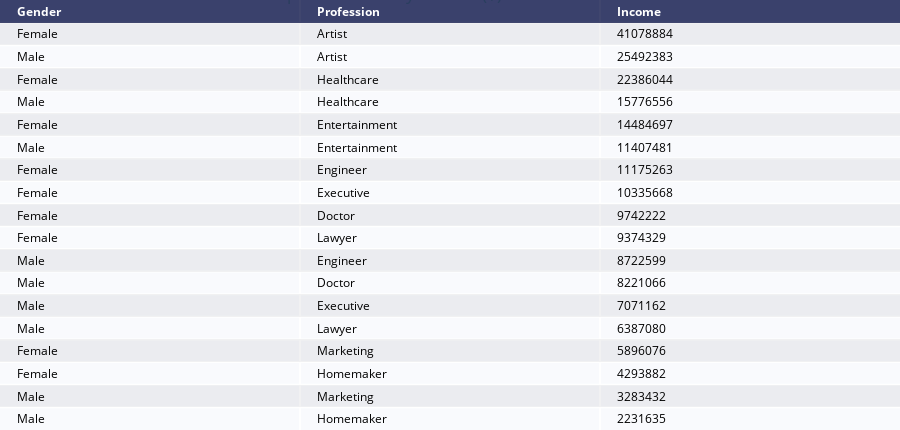
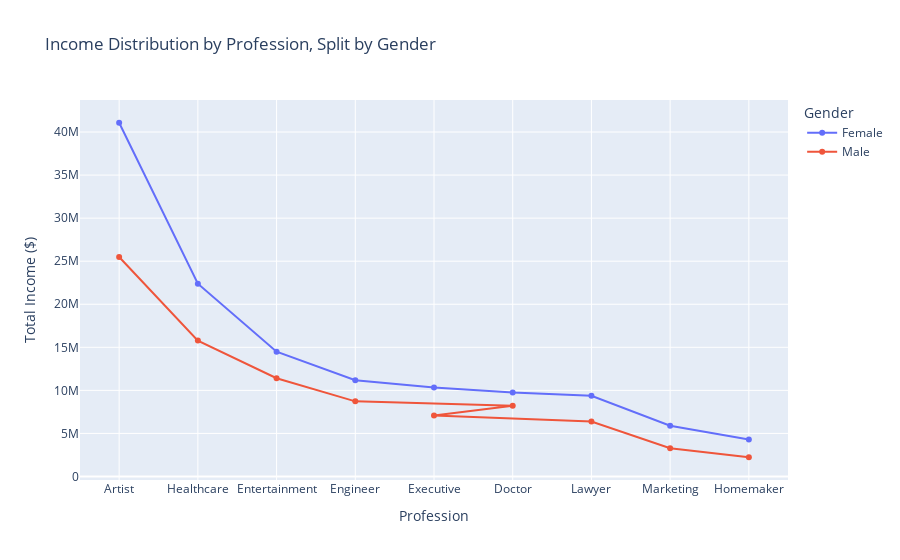

Notebook code cell kept with these figures, in order:
### Code cell
import plotly.graph_objects as go
import plotly.figure_factory as ff

Top=df.groupby(['Gender', 'Profession'])['Income'].sum().reset_index().sort_values(by='Income', ascending=False)
fig = ff.create_table(Top, height_constant =20)
fig.update_layout(title_text='Top Professions by Income ($)', title_x=0.3)
fig.show()


#---  showing distribution of income based on gender- for some professions ---

# fig2 = go.Figure()
# fig2.add_trace(go.Scatter(x=Top['Gender','Profession'], y=Top['Annual Income ($)'], mode='lines', name='Income Distribution'))
# fig2.update_layout(title='Income Distribution by gender for Top Professions', xaxis_title='Gender', yaxis_title='Annual Income ($)')
# fig2.show()

# fig2 = go.Figure()
# fig2.add_trace(go.Scatter(x=Top['Gender','Profession'], y=Top['Annual Income ($)'], mode='lines', name='Income Distribution'))
# fig2.update_layout(title='Income Distribution by gender for Top Professions', xaxis_title='Gender', yaxis_title='Annual Income ($)')
# fig2.show()


fig = px.line(Top, 
              x='Profession',          # X-axis will be professions
              y='Income',   # Y-axis will be income
              color='Gender',          # Separate lines by gender and color them
              title='Income Distribution by Profession, Split by Gender',
              labels={
                  "Income": "Total Income ($)",
                  "Profession": "Profession"
              })

fig.update_traces(mode='lines+markers') # Add markers to make individual professions clear
fig.update_layout(hovermode="x unified") # For a cleaner hover experience

fig.show()

### Figure 1 — Plotly figure (JSON) as saved in the notebook; plotly's stock layout.template omitted (floating-point values rounded to 4 significant figures)
{"data": [{"colorscale": [[0, "#00083e"], [0.5, "#ededee"], [1, "#ffffff"]], "hoverinfo": "none", "opacity": 0.75, "showscale": false, "type": "heatmap", "z": [[0, 0, 0], [0.5, 0.5, 0.5], [1, 1, 1], [0.5, 0.5, 0.5], [1, 1, 1], [0.5, 0.5, 0.5], [1, 1, 1], [0.5, 0.5, 0.5], [1, 1, 1], [0.5, 0.5, 0.5], [1, 1, 1], [0.5, 0.5, 0.5], [1, 1, 1], [0.5, 0.5, 0.5], [1, 1, 1], [0.5, 0.5, 0.5], [1, 1, 1], [0.5, 0.5, 0.5], [1, 1, 1]]}], "layout": {"annotations": [{"align": "left", "font": {"color": "#ffffff"}, "showarrow": false, "text": "<b>Gender</b>", "x": -0.45, "xanchor": "left", "xref": "x", "y": 0, "yref": "y"}, {"align": "left", "font": {"color": "#ffffff"}, "showarrow": false, "text": "<b>Profession</b>", "x": 0.55, "xanchor": "left", "xref": "x", "y": 0, "yref": "y"}, {"align": "left", "font": {"color": "#ffffff"}, "showarrow": false, "text": "<b>Income</b>", "x": 1.55, "xanchor": "left", "xref": "x", "y": 0, "yref": "y"}, {"align": "left", "font": {"color": "#000000"}, "showarrow": false, "text": "Female", "x": -0.45, "xanchor": "left", "xref": "x", "y": 1, "yref": "y"}, {"align": "left", "font": {"color": "#000000"}, "showarrow": false, "text": "Artist", "x": 0.55, "xanchor": "left", "xref": "x", "y": 1, "yref": "y"}, {"align": "left", "font": {"color": "#000000"}, "showarrow": false, "text": "41078884", "x": 1.55, "xanchor": "left", "xref": "x", "y": 1, "yref": "y"}, {"align": "left", "font": {"color": "#000000"}, "showarrow": false, "text": "Male", "x": -0.45, "xanchor": "left", "xref": "x", "y": 2, "yref": "y"}, {"align": "left", "font": {"color": "#000000"}, "showarrow": false, "text": "Artist", "x": 0.55, "xanchor": "left", "xref": "x", "y": 2, "yref": "y"}, {"align": "left", "font": {"color": "#000000"}, "showarrow": false, "text": "25492383", "x": 1.55, "xanchor": "left", "xref": "x", "y": 2, "yref": "y"}, {"align": "left", "font": {"color": "#000000"}, "showarrow": false, "text": "Female", "x": -0.45, "xanchor": "left", "xref": "x", "y": 3, "yref": "y"}, {"align": "left", "font": {"color": "#000000"}, "showarrow": false, "text": "Healthcare", "x": 0.55, "xanchor": "left", "xref": "x", "y": 3, "yref": "y"}, {"align": "left", "font": {"color": "#000000"}, "showarrow": false, "text": "22386044", "x": 1.55, "xanchor": "left", "xref": "x", "y": 3, "yref": "y"}, {"align": "left", "font": {"color": "#000000"}, "showarrow": false, "text": "Male", "x": -0.45, "xanchor": "left", "xref": "x", "y": 4, "yref": "y"}, {"align": "left", "font": {"color": "#000000"}, "showarrow": false, "text": "Healthcare", "x": 0.55, "xanchor": "left", "xref": "x", "y": 4, "yref": "y"}, {"align": "left", "font": {"color": "#000000"}, "showarrow": false, "text": "15776556", "x": 1.55, "xanchor": "left", "xref": "x", "y": 4, "yref": "y"}, {"align": "left", "font": {"color": "#000000"}, "showarrow": false, "text": "Female", "x": -0.45, "xanchor": "left", "xref": "x", "y": 5, "yref": "y"}, {"align": "left", "font": {"color": "#000000"}, "showarrow": false, "text": "Entertainment", "x": 0.55, "xanchor": "left", "xref": "x", "y": 5, "yref": "y"}, {"align": "left", "font": {"color": "#000000"}, "showarrow": false, "text": "14484697", "x": 1.55, "xanchor": "left", "xref": "x", "y": 5, "yref": "y"}, {"align": "left", "font": {"color": "#000000"}, "showarrow": false, "text": "Male", "x": -0.45, "xanchor": "left", "xref": "x", "y": 6, "yref": "y"}, {"align": "left", "font": {"color": "#000000"}, "showarrow": false, "text": "Entertainment", "x": 0.55, "xanchor": "left", "xref": "x", "y": 6, "yref": "y"}, {"align": "left", "font": {"color": "#000000"}, "showarrow": false, "text": "11407481", "x": 1.55, "xanchor": "left", "xref": "x", "y": 6, "yref": "y"}, {"align": "left", "font": {"color": "#000000"}, "showarrow": false, "text": "Female", "x": -0.45, "xanchor": "left", "xref": "x", "y": 7, "yref": "y"}, {"align": "left", "font": {"color": "#000000"}, "showarrow": false, "text": "Engineer", "x": 0.55, "xanchor": "left", "xref": "x", "y": 7, "yref": "y"}, {"align": "left", "font": {"color": "#000000"}, "showarrow": false, "text": "11175263", "x": 1.55, "xanchor": "left", "xref": "x", "y": 7, "yref": "y"}, {"align": "left", "font": {"color": "#000000"}, "showarrow": false, "text": "Female", "x": -0.45, "xanchor": "left", "xref": "x", "y": 8, "yref": "y"}, {"align": "left", "font": {"color": "#000000"}, "showarrow": false, "text": "Executive", "x": 0.55, "xanchor": "left", "xref": "x", "y": 8, "yref": "y"}, {"align": "left", "font": {"color": "#000000"}, "showarrow": false, "text": "10335668", "x": 1.55, "xanchor": "left", "xref": "x", "y": 8, "yref": "y"}, {"align": "left", "font": {"color": "#000000"}, "showarrow": false, "text": "Female", "x": -0.45, "xanchor": "left", "xref": "x", "y": 9, "yref": "y"}, {"align": "left", "font": {"color": "#000000"}, "showarrow": false, "text": "Doctor", "x": 0.55, "xanchor": "left", "xref": "x", "y": 9, "yref": "y"}, {"align": "left", "font": {"color": "#000000"}, "showarrow": false, "text": "9742222", "x": 1.55, "xanchor": "left", "xref": "x", "y": 9, "yref": "y"}, {"align": "left", "font": {"color": "#000000"}, "showarrow": false, "text": "Female", "x": -0.45, "xanchor": "left", "xref": "x", "y": 10, "yref": "y"}, {"align": "left", "font": {"color": "#000000"}, "showarrow": false, "text": "Lawyer", "x": 0.55, "xanchor": "left", "xref": "x", "y": 10, "yref": "y"}, {"align": "left", "font": {"color": "#000000"}, "showarrow": false, "text": "9374329", "x": 1.55, "xanchor": "left", "xref": "x", "y": 10, "yref": "y"}, {"align": "left", "font": {"color": "#000000"}, "showarrow": false, "text": "Male", "x": -0.45, "xanchor": "left", "xref": "x", "y": 11, "yref": "y"}, {"align": "left", "font": {"color": "#000000"}, "showarrow": false, "text": "Engineer", "x": 0.55, "xanchor": "left", "xref": "x", "y": 11, "yref": "y"}, {"align": "left", "font": {"color": "#000000"}, "showarrow": false, "text": "8722599", "x": 1.55, "xanchor": "left", "xref": "x", "y": 11, "yref": "y"}, {"align": "left", "font": {"color": "#000000"}, "showarrow": false, "text": "Male", "x": -0.45, "xanchor": "left", "xref": "x", "y": 12, "yref": "y"}, {"align": "left", "font": {"color": "#000000"}, "showarrow": false, "text": "Doctor", "x": 0.55, "xanchor": "left", "xref": "x", "y": 12, "yref": "y"}, {"align": "left", "font": {"color": "#000000"}, "showarrow": false, "text": "8221066", "x": 1.55, "xanchor": "left", "xref": "x", "y": 12, "yref": "y"}, {"align": "left", "font": {"color": "#000000"}, "showarrow": false, "text": "Male", "x": -0.45, "xanchor": "left", "xref": "x", "y": 13, "yref": "y"}, {"align": "left", "font": {"color": "#000000"}, "showarrow": false, "text": "Executive", "x": 0.55, "xanchor": "left", "xref": "x", "y": 13, "yref": "y"}, {"align": "left", "font": {"color": "#000000"}, "showarrow": false, "text": "7071162", "x": 1.55, "xanchor": "left", "xref": "x", "y": 13, "yref": "y"}, {"align": "left", "font": {"color": "#000000"}, "showarrow": false, "text": "Male", "x": -0.45, "xanchor": "left", "xref": "x", "y": 14, "yref": "y"}, {"align": "left", "font": {"color": "#000000"}, "showarrow": false, "text": "Lawyer", "x": 0.55, "xanchor": "left", "xref": "x", "y": 14, "yref": "y"}, {"align": "left", "font": {"color": "#000000"}, "showarrow": false, "text": "6387080", "x": 1.55, "xanchor": "left", "xref": "x", "y": 14, "yref": "y"}, {"align": "left", "font": {"color": "#000000"}, "showarrow": false, "text": "Female", "x": -0.45, "xanchor": "left", "xref": "x", "y": 15, "yref": "y"}, {"align": "left", "font": {"color": "#000000"}, "showarrow": false, "text": "Marketing", "x": 0.55, "xanchor": "left", "xref": "x", "y": 15, "yref": "y"}, {"align": "left", "font": {"color": "#000000"}, "showarrow": false, "text": "5896076", "x": 1.55, "xanchor": "left", "xref": "x", "y": 15, "yref": "y"}, {"align": "left", "font": {"color": "#000000"}, "showarrow": false, "text": "Female", "x": -0.45, "xanchor": "left", "xref": "x", "y": 16, "yref": "y"}, {"align": "left", "font": {"color": "#000000"}, "showarrow": false, "text": "Homemaker", "x": 0.55, "xanchor": "left", "xref": "x", "y": 16, "yref": "y"}, {"align": "left", "font": {"color": "#000000"}, "showarrow": false, "text": "4293882", "x": 1.55, "xanchor": "left", "xref": "x", "y": 16, "yref": "y"}, {"align": "left", "font": {"color": "#000000"}, "showarrow": false, "text": "Male", "x": -0.45, "xanchor": "left", "xref": "x", "y": 17, "yref": "y"}, {"align": "left", "font": {"color": "#000000"}, "showarrow": false, "text": "Marketing", "x": 0.55, "xanchor": "left", "xref": "x", "y": 17, "yref": "y"}, {"align": "left", "font": {"color": "#000000"}, "showarrow": false, "text": "3283432", "x": 1.55, "xanchor": "left", "xref": "x", "y": 17, "yref": "y"}, {"align": "left", "font": {"color": "#000000"}, "showarrow": false, "text": "Male", "x": -0.45, "xanchor": "left", "xref": "x", "y": 18, "yref": "y"}, {"align": "left", "font": {"color": "#000000"}, "showarrow": false, "text": "Homemaker", "x": 0.55, "xanchor": "left", "xref": "x", "y": 18, "yref": "y"}, {"align": "left", "font": {"color": "#000000"}, "showarrow": false, "text": "2231635", "x": 1.55, "xanchor": "left", "xref": "x", "y": 18, "yref": "y"}], "height": 430, "margin": {"b": 0, "l": 0, "r": 0, "t": 0}, "title": {"text": "Top Professions by Income ($)", "x": 0.3}, "xaxis": {"dtick": 1, "gridwidth": 2, "showticklabels": false, "tick0": -0.5, "ticks": "", "zeroline": false}, "yaxis": {"autorange": "reversed", "dtick": 1, "gridwidth": 2, "showticklabels": false, "tick0": 0.5, "ticks": "", "zeroline": false}}}

### Figure 2 — Plotly figure (JSON) as saved in the notebook; plotly's stock layout.template omitted (floating-point values rounded to 4 significant figures)
{"data": [{"hovertemplate": "Gender=Female<br>Profession=%{x}<br>Total Income ($)=%{y}<extra></extra>", "legendgroup": "Female", "line": {"color": "#636efa", "dash": "solid"}, "marker": {"symbol": "circle"}, "mode": "lines+markers", "name": "Female", "orientation": "v", "showlegend": true, "type": "scatter", "x": ["Artist", "Healthcare", "Entertainment", "Engineer", "Executive", "Doctor", "Lawyer", "Marketing", "Homemaker"], "xaxis": "x", "y": [41078884, 22386044, 14484697, 11175263, 10335668, 9742222, 9374329, 5896076, 4293882], "yaxis": "y"}, {"hovertemplate": "Gender=Male<br>Profession=%{x}<br>Total Income ($)=%{y}<extra></extra>", "legendgroup": "Male", "line": {"color": "#EF553B", "dash": "solid"}, "marker": {"symbol": "circle"}, "mode": "lines+markers", "name": "Male", "orientation": "v", "showlegend": true, "type": "scatter", "x": ["Artist", "Healthcare", "Entertainment", "Engineer", "Doctor", "Executive", "Lawyer", "Marketing", "Homemaker"], "xaxis": "x", "y": [25492383, 15776556, 11407481, 8722599, 8221066, 7071162, 6387080, 3283432, 2231635], "yaxis": "y"}], "layout": {"hovermode": "x unified", "legend": {"title": {"text": "Gender"}, "tracegroupgap": 0}, "title": {"text": "Income Distribution by Profession, Split by Gender"}, "xaxis": {"anchor": "y", "domain": [0, 1], "title": {"text": "Profession"}}, "yaxis": {"anchor": "x", "domain": [0, 1], "title": {"text": "Total Income ($)"}}}}
